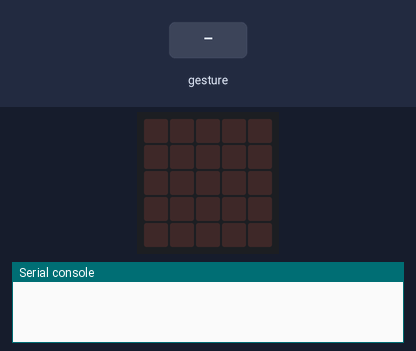
A program run on a simulated BBC micro:bit (MakeCode). Parts: the board's 5×5 LED display, the last lines printed to the serial console. Inputs (shaded band) come from the test bench. Random numbers come from a fixed seed; no radio messages arrive unless stated (any console line starting 'radio sent:' is added by the test bench); a tilt is held for 1.5 s and a shake lasts 1 s, then the board lies face up again.

Above: at 1.2 s.
1.3 s: gesture 'shake'
At 2.5 s:
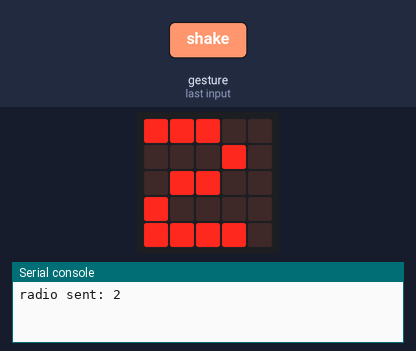
3.0 s: gesture 'shake'
At 3.8 s:
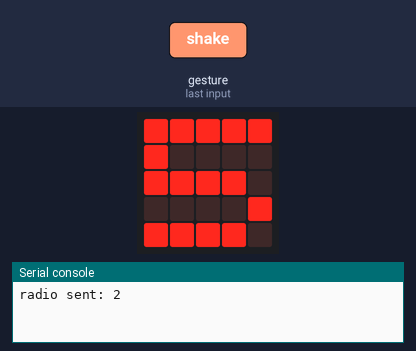
Timing chart, 0 to 6.0 s (numbered marks = the images above; inputs shaded):
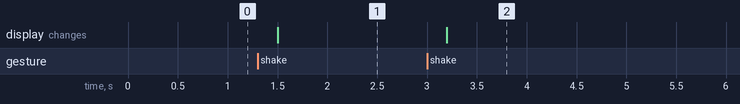

Measured:
- after the input at 1.3 s, the display: changes after 0.20 s (image 1)
- after the input at 3.0 s, the display: changes after 0.20 s (image 2)

The program:

main.ts
```typescript
radio.onReceivedNumber(function (receivedNumber) {
    let receivednumber = 0
    if (receivednumber >= dici) {
        basic.showIcon(IconNames.Sad)
    }
})
input.onGesture(Gesture.Shake, function () {
    dici = randint(1, 6)
    basic.showNumber(dici)
    radio.sendNumber(dici)
})
let dici = 0
radio.setGroup(1)
basic.forever(function () {

})
```

test.ts
```typescript
// tests gaan hier; deze zal niet worden gecompileerd wanneer dit pakket wordt gebruikt als extensie.
```
